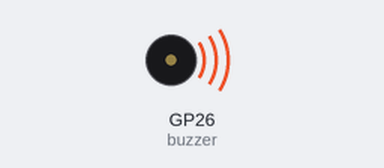
A program run on a simulated Raspberry Pi Pico running MicroPython. Parts: buzzer (waves = sounding). At 4.8 s the program stops and its outputs stay as they are.

Above: at 2.0 s.
At 2.37 s:
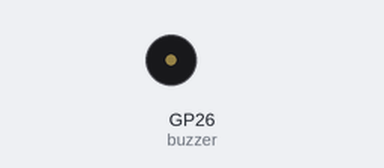
Timing chart, 0 to 3.0 s (numbered marks = the images above):
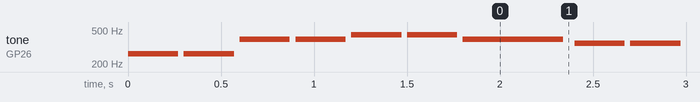

The program:

buzzer_melody.py
```python
# Play "Twinkle Twinkle Little Star"
import time
from machine import PWM, Pin

BUZZER_PIN = 26
BEAT = 0.3  # seconds per beat: smaller is faster

# Frequency (Hz) of each note in the middle octave
NOTES = {
    "C": 262, "D": 294, "E": 330, "F": 349,
    "G": 392, "A": 440, "B": 494, "C5": 523,
}

# Each item is (note, number of beats). "-" is a rest (silence).
SONG = [
    ("C", 1), ("C", 1), ("G", 1), ("G", 1), ("A", 1), ("A", 1), ("G", 2),
    ("F", 1), ("F", 1), ("E", 1), ("E", 1), ("D", 1), ("D", 1), ("C", 2),
]

buzzer = PWM(Pin(BUZZER_PIN), freq=440, duty_u16=0)


def play(note, beats):
    if note == "-":
        buzzer.duty_u16(0)
    else:
        buzzer.freq(NOTES[note])
        buzzer.duty_u16(32768)
    time.sleep(BEAT * beats * 0.9)
    buzzer.duty_u16(0)            # a tiny gap so repeated notes sound separate
    time.sleep(BEAT * beats * 0.1)


for note, beats in SONG:
    play(note, beats)

buzzer.deinit()
```

Measured:
- by itself, tone on GP26 (buzzer): plays 262 Hz for 0.27 s, 262 Hz for 0.27 s, 392 Hz for 0.27 s, 392 Hz for 0.27 s, 440 Hz for 0.27 s, 440 Hz for 0.27 s … (14 notes in this stretch)
